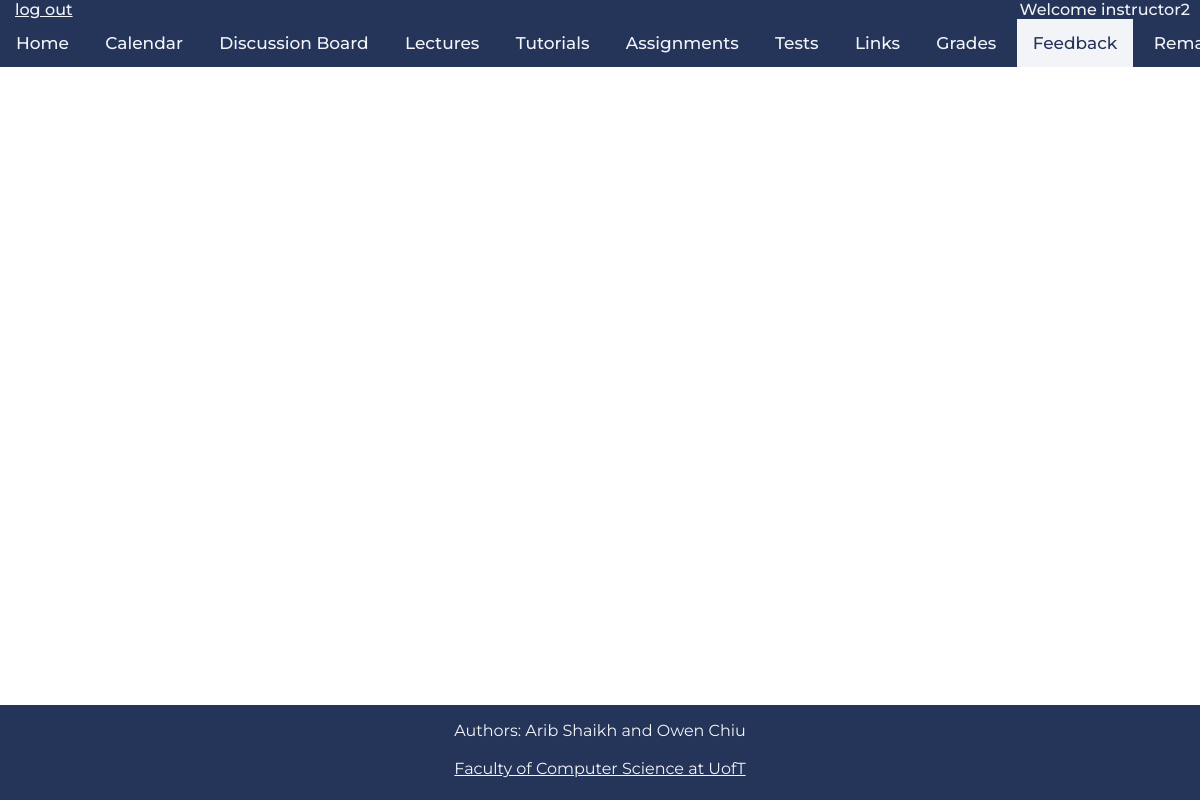
The app's page /feedback (signed in), older data.
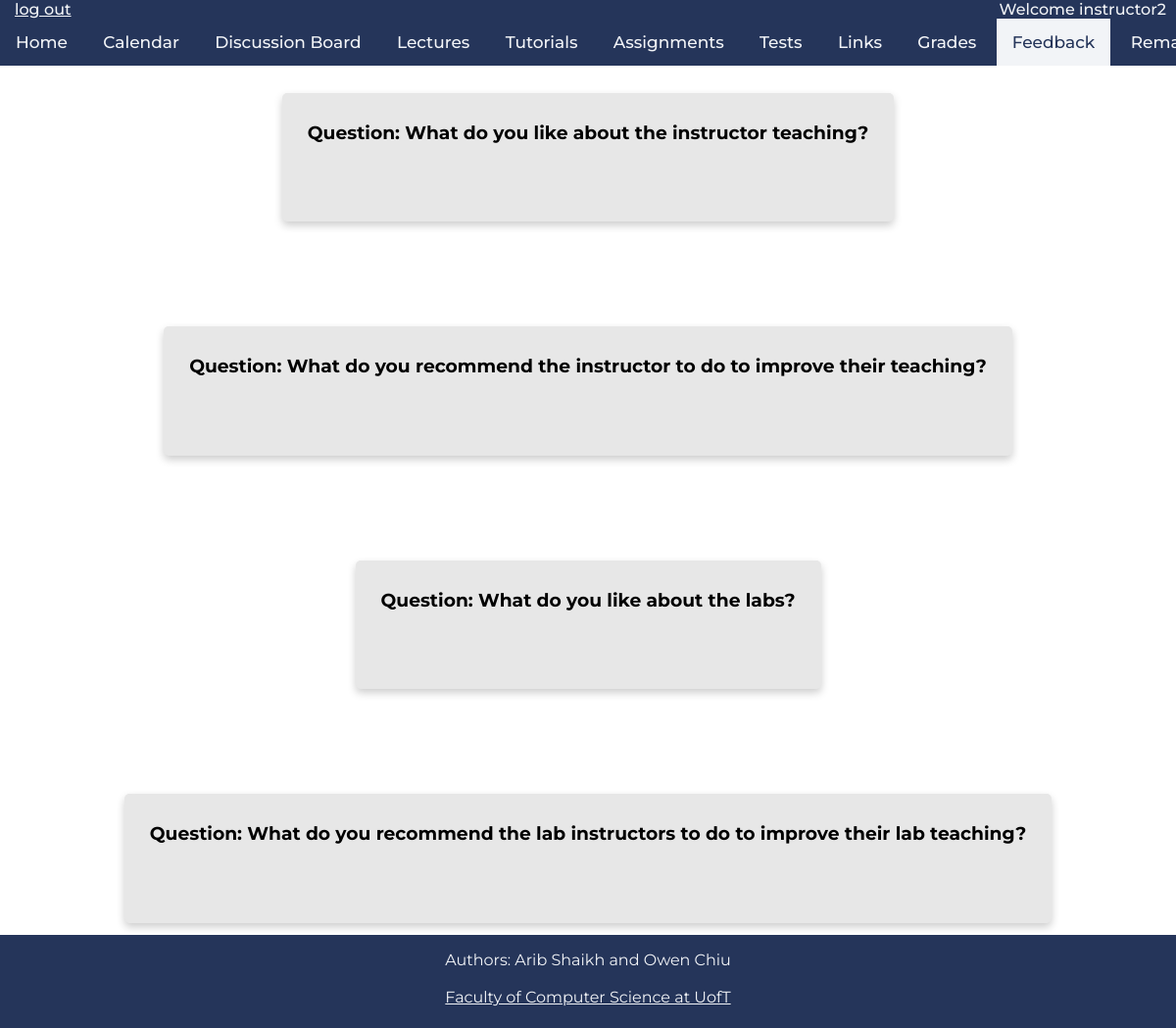
The same page, newer data.
### tables this page shows
CREATE TABLE feedback(
	username VARCHAR(256) NOT NULL,
	question VARCHAR(256) NOT NULL,
	comment VARCHAR(256),
	FOREIGN KEY(username) REFERENCES instructors(username)
	);

### app.py (the view)
@app.route('/feedback')
def feedback():
	if 'username' in session:
		user_id = session["username"]
		if session.get('instructor'):
			db = get_db()
			db.row_factory = make_dicts
			feedbacks = query_db("SELECT question, comment FROM feedback WHERE username = ?",[session['username']], one=False)
			db.close()
			return render_template("feedback.html", feedbacks = feedbacks, user_id = user_id)
		elif session.get('student'):
			db = get_db()
			db.row_factory = make_dicts
			instructors = query_db("SELECT username FROM instructors", one=False)
			print(instructors)
			return render_template("feedback.html",instructors = instructors, message=request.args.get('message'), user_id = user_id)
	return redirect(url_for('login'))

### app.py (called while the page is built)
def get_db():
    db = getattr(g, '_database', None)
    if db is None:
        db = g._database = sqlite3.connect(DATABASE)
    return db

def make_dicts(cursor, row):
    return dict((cursor.description[idx][0], value)
                for idx, value in enumerate(row))

def query_db(query, args=(), one=False):
    cur = get_db().execute(query, args)
    rv = cur.fetchall()
    cur.close()
    return (rv[0] if rv else None) if one else rv

@app.teardown_appcontext
def close_connection(exception):
    db = getattr(g, '_database', None)
    if db is not None:
        db.close()

### templates/feedback.html (shortened to what this page needs)
<!DOCTYPE html>
<html>
    <head>
        <link rel="stylesheet" href="../static/css/main.css" />
        <link rel="stylesheet" href="../static/css/feedback.css" />
        <link rel="stylesheet" href="../static/css/navbar_footer.css" />
    </head>
    <body>
        <div class="navbar">
            <a class="logout" href="./logout">log out</a>
            <p class="welcomeName">Welcome {{user_id}}</p>
            <br>
            <div class="links">
                <a href="./">Home</a>
                <a href="./calendar">Calendar</a>
                <a href="https://piazza.com/class/kk052lckppx73x" target="_blank">Discussion Board</a>
                <a href="./lectures">Lectures</a>
                <a href="./tutorials">Tutorials</a>
                <a href="./assignments">Assignments</a>
                <a href="./tests">Tests</a>
                <a href="./links">Links</a>
                <a href="./grades">Grades</a>
                <a href="./feedback" class="active-page">Feedback</a>
                <a href="./remark">Remark Request</a>
            </div>
        </div>
        {% if session['instructor'] %}
        {% for feedback in feedbacks %}
            <div class = "feedbackBox">
                <h3>Question: {{feedback['question']}}</h3><br>
            </div>
        {% endfor %}
        {% endif %}
        <footer>
                <p>Authors: Arib Shaikh and Owen Chiu<br>
                <br>
                <a href="https://web.cs.toronto.edu/" target="_blank">Faculty of Computer Science at UofT</a></p>
            </footer>
    </body>

Row changes from the older to the newer data that the page shows:
added feedback: question "What do you like about the instructor teaching?"
added feedback: question "What do you recommend the instructor to do to improve their teaching?"
added feedback: question "What do you like about the labs?"
added feedback: question "What do you recommend the lab instructors to do to improve their lab teaching?"
